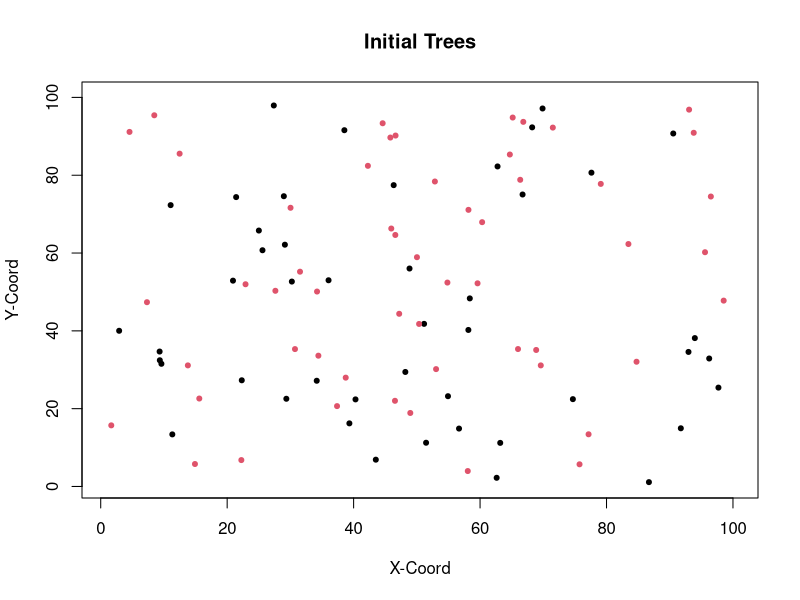

Recreate this plot in R. (Note: this script raises an error after producing the figure.)
#Load packages

library(tidyverse) 
library(gridExtra) 


### Initialize params ###

# Set up a grid to represent land
#Place individuals on plot
xsize = ysize = 100

numInd = 100
numSpecies = 2
data <-  tibble("ID" = 1:numInd, "age" = 3, 
                species = sample(numSpecies, numInd, replace = TRUE), "xlocation" = runif(numInd, 0, 100), 
                "ylocation" = runif(numInd,0,100), "parentalDistance" = 0, "Pathogen" = 0)

infected <- sample(numInd, numInd/4)
data$Pathogen[which(data$ID %in% infected)] <- 1

plot(data$xlocation, data$ylocation, col = data$species, pch = 20, xlim = c(1,100), ylim = c(1,100),
     xlab = "X-Coord", ylab = "Y-Coord", main = "Initial Trees")



#Set up rates of birth/death/growth etc...
deltaT = 1 #1 year periods of growth
ageChange = deltaT
dispParam = 8 #dispersalParam
uniqueSp = unique(data$species)
numYears = 1000



#Carrying Capacity
K= 2000
growthRate = 0.5

#Pathogen initials
PathDensParam = 2
infectionRate1 = 1
infectionRate2 = 1
healthyDeathRate = 0.01
infectedDeathRate1 = 0.07
infectedDeathRate2 = 0.07
# Used for summary statistics
speciesPopulation = NULL
pathPop = NULL
agePops = NULL
pathAgePop = NULL
denseSpecies <- NULL

### MAIN LOOP ####


for(t in seq(0, numYears, by = deltaT)){ 
  
  #disperse seed
  adults <- data[data$age > 3, ]
  seedsPerSpecies <- NULL
  for (i in 1:numSpecies){
    speciesPop = nrow(data[data$species == i,])
    numSeeds <- carryingCapacity(speciesPop, nrow(data), K)
    seedsPerSpecies <- c(seedsPerSpecies, numSeeds)
  }
  Ind = data[1, ]
  babies <- dispersal(adults)
  #survival of seeds
  #babies <- seedPredation(babies, babies$parentalDistance)
  data <- bind_rows(data, babies)
  
  #Background death of adults. Death rate decreases with age
  data <- backgroundDeath(data)
  
  #Count number of each species
  countSpecies <- speciesSize(data$species)
  speciesPopulation <-  bind_rows(speciesPopulation, countSpecies)
  
  #pathogens reproduce
  newPathogens <- pathGrowth(data)
  data$Pathogen[which(data$ID %in% newPathogens$ID)] <- 1
  
  #Supplemental
  countPaths <- data[data$Pathogen==1,]
  pathAges <- speciesSize(countPaths$species)
  pathPop <- bind_rows(pathPop, pathAges)
  
  
  #Supp  functions/Statistics
  ages <- tibble("gen" = t, "babies" = nrow(subset(data, age < 6)), "young" = nrow(subset(data, age >= 6 & age <=20)), "middle aged" = nrow(subset(data, age > 20 &
                                                                                                                                                     age < 50)), 
                 "old" = nrow(subset(data, age >= 50)))
  agePops <- bind_rows(agePops, ages)

  
  #These fucntions plot the trees every generation. I mainly use these when trying to
  #paramterize something so I can see the effects on several generations. Otherwise comment them out
  
  plot(data$xlocation, data$ylocation, col = data$species, pch = 20, xlim = c(1,100), ylim = c(1,100),
       main = "Tree Population Size", ylab = "Count", xlab = "Generation")
 
  print(t)
  
  #Grow
  data$age = data$age + deltaT
  
}


##### MAIN FUNCTIONS #######

#Carrying Capacity limitis birth rates

carryingCapacity = function(speciesN, totalN, K){
  s = speciesN * growthRate
  popGrowth <- (s*(K-totalN)/K)
  popGrowth <-  ifelse(popGrowth > 0, popGrowth, 0)
  return(popGrowth)
  
}

#Disperse x number of seeds per parent. 

dispersal <- function(Trees){
  babies = NULL
  for(i in 1:numSpecies){
    speciesTree <- Trees[Trees$species == i,]
    if(nrow(speciesTree)> 0){
      #Before running this, we calculate seeds per species using the carrying capacity function
      numBabies <- ceiling(seedsPerSpecies[i])
      #take a random sample of conspecific adult trees to disperse the seeds
      parents <- slice_sample(speciesTree, n = numBabies, replace = TRUE)
      if (nrow(parents)>0){
        for (i in 1:nrow(parents)){
          parent = parents[i,]
          baby = parent[1, ]
          baby$age = as.integer(0)
          baby$ID  = max(data$ID) + i 
          baby$species  =  parent$species
          babyDist = (rnorm(1, mean=0, sd=dispParam))
          baby$Pathogen = 0
          r = babyDist * sqrt(runif(1))
          theta = runif(1)*2*pi
          baby$xlocation = ((r*cos(theta)) + parent$xlocation) %% xsize
          baby$ylocation = ((r*sin(theta)) + parent$ylocation) %% ysize
          baby$parentalDistance = abs(r)
          babies <- bind_rows(babies, baby)
        }
      }
      
    }
  }
  return(babies)
}




#Natural Background death
backgroundDeath <- function(population){
  living = c()
  probDeath = c()
  for (i in 1:nrow(population)){
    if (data[i,]$Pathogen == 1 & data[i,]$species ==1){
      alive <- (runif(1) > infectedDeathRate1)
      living[i] = alive
    }else if (data[i,]$Pathogen == 1 & data[i,]$species ==2) {
      alive <- (runif(1) > infectedDeathRate2)
      living[i] = alive
    }
    else{
      alive <- (runif(1) > healthyDeathRate)
      living[i] = alive
    }
    
  }
  return(population[living,])
}




#### virulence FUNCTIONS ######

pathGrowth <- function(trees){
  newPathogens <- NULL
  infectedTrees <- data[data$Pathogen == 1,]
  healthyTrees <- data[data$Pathogen == 0,]
  for (i in 1:nrow(infectedTrees)){
    indTree = infectedTrees[i, ]
    newInfections = subset(healthyTrees, xlocation > (indTree$xlocation - (PathDensParam))%% xsize
                           & xlocation < (indTree$xlocation + (PathDensParam))%% xsize
                           & ylocation > (indTree$ylocation - (PathDensParam))%% xsize
                           & ylocation < (indTree$ylocation + (PathDensParam))%% xsize
                           & species == indTree$species)
    if (indTree$species==1){
      newInfections <- slice_sample(newInfections, n = round(nrow(newInfections)* infectionRate1))
      newPathogens <- bind_rows(newPathogens, newInfections)
    }else{
      newInfections <- slice_sample(newInfections, n = round(nrow(newInfections)* infectionRate2))
      newPathogens <- bind_rows(newPathogens, newInfections)
    }
    
    
  }
  newPathogens <- newPathogens[!duplicated(newPathogens),]
  return(newPathogens)
}



### SUPPLEMENTAL FUNCTIONS###


#Plot trees
plotSpecies(speciesPopulation) 
totals <- speciesPopulation %>% mutate(total = (`Species 1` + `Species 2` + `Species 3`))
plot(totals$total, pch = 20, col = "cadetblue3")


#Plot Pathogens
plotSpecies(pathPop)
totals <- pathPop %>% mutate(total = (`Species 1` + `Species 2` + `Species 3`))
plot(totals$total, pch = 20, col = "cadetblue3")

#Plot the age distribution over time of trees
agePops1 <-  pivot_longer(agePops, cols = !gen, names_to = "Group", values_to = "Count")
agePopGraph <- ggplot(agePops1, aes(gen, Count, color = Group))+
  geom_line()
agePopGraph



#Plot amount of each species
plotSpecies <- function(speciesPopulation){
  speciesPopulation <- add_column(speciesPopulation, gen = 1:nrow(speciesPopulation))
  speciesPopulation <- pivot_longer(speciesPopulation, cols = starts_with("Species"), names_to = "Species",
                                    names_prefix = "Species ", values_to = "Count")
  ggplot(data = speciesPopulation, aes(gen, Count, col = Species))+
    geom_point()+
    geom_line()+
    ylim(0, max(speciesPopulation$Count))+
    ylab("Tree Count")
  
}

#Called from main for loop to track species
speciesSize <- function(speciesTypes){
  a = speciesTypes[speciesTypes == 1]
  b = speciesTypes[speciesTypes == 2]
  c = speciesTypes[speciesTypes == 3]
  
  df <- tibble("Species 1" = length(a), "Species 2" = length(b), "Species 3" = length(c))
  return(df)
}
